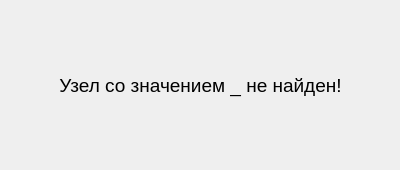
<?xml version="1.0" encoding="UTF-8"?>
<ui version="4.0">
 <class>DeleteErrorDialog</class>
 <widget class="QDialog" name="DeleteErrorDialog">
  <property name="geometry">
   <rect>
    <x>0</x>
    <y>0</y>
    <width>400</width>
    <height>170</height>
   </rect>
  </property>
  <property name="sizePolicy">
   <sizepolicy hsizetype="Fixed" vsizetype="Fixed">
    <horstretch>0</horstretch>
    <verstretch>0</verstretch>
   </sizepolicy>
  </property>
  <property name="minimumSize">
   <size>
    <width>400</width>
    <height>170</height>
   </size>
  </property>
  <property name="maximumSize">
   <size>
    <width>400</width>
    <height>170</height>
   </size>
  </property>
  <property name="windowTitle">
   <string>Dialog</string>
  </property>
  <widget class="QLabel" name="label">
   <property name="geometry">
    <rect>
     <x>10</x>
     <y>10</y>
     <width>381</width>
     <height>151</height>
    </rect>
   </property>
   <property name="font">
    <font>
     <pointsize>14</pointsize>
    </font>
   </property>
   <property name="text">
    <string>Узел со значением _ не найден!</string>
   </property>
   <property name="alignment">
    <set>Qt::AlignCenter</set>
   </property>
   <property name="wordWrap">
    <bool>true</bool>
   </property>
  </widget>
 </widget>
 <resources/>
 <connections/>
</ui>
